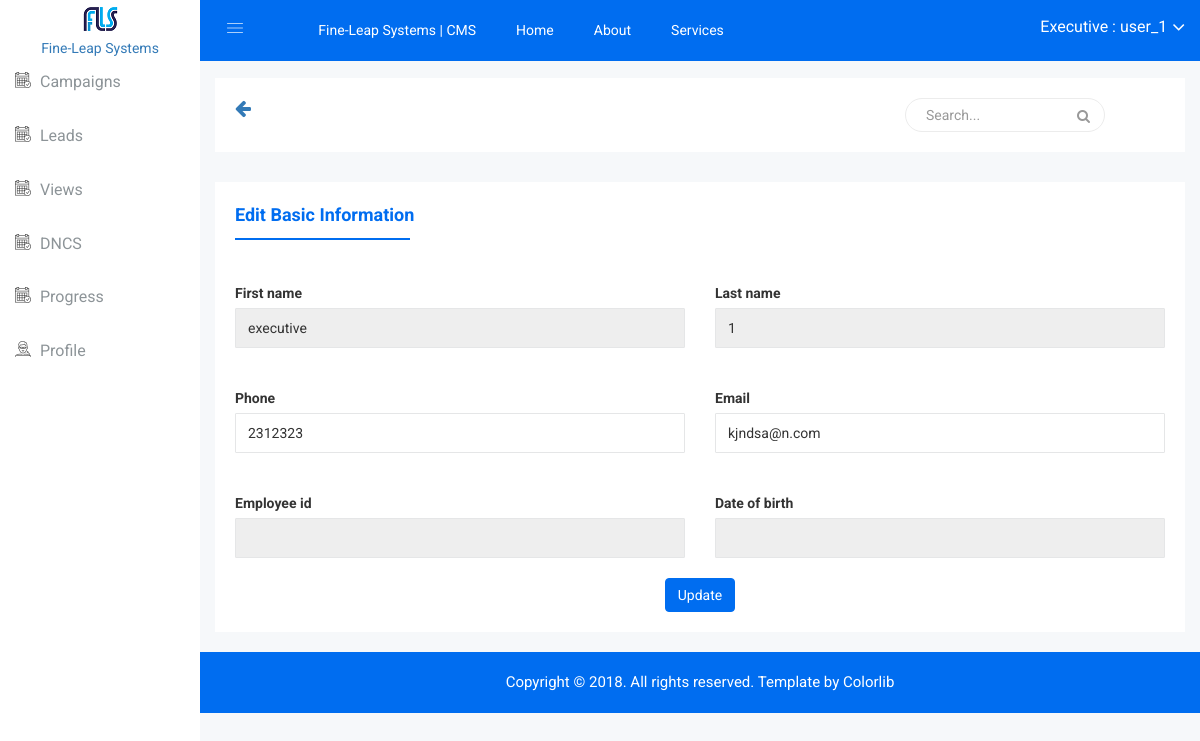
The page /profile/update/ (signed in) on the database its author committed.
### portal/models.py (models this page shows, shortened)
class Executive(models.Model):
    user = models.OneToOneField(User_Model, on_delete=models.PROTECT)
    first_name = models.CharField(max_length=32, blank=True)
    last_name = models.CharField(max_length=32, blank=True)
    email = models.EmailField(blank=True)
    phone = models.CharField(max_length=13, blank=True)
    employee_id = models.CharField(max_length=12, blank=True)
    date_of_birth = models.DateField(blank=True, null=True)
    details = models.TextField(blank=True)
    @property
    def get_display_text(self):
        if self.first_name:
            return self.first_name
        else:
            return self.user.username

### portal/views.py (the view, shortened to what this page needs)
# urls.py: url(r'^profile/update/$', views.ProfileUpdateView.as_view(), name='profile_update'),
class ProfileUpdateView(LoginRequiredMixin, UpdateView):
    model = Executive
    form_class = ProfileUpdateForm
    template_name = "portal/profile_update.html"
    success_url = reverse_lazy("portal:profile_update")
    def get_object(self, queryset=None):
        return self.request.user.executive

### portal/forms.py
class ProfileUpdateForm(forms.ModelForm):
    first_name = forms.CharField(disabled=True, required=False)
    last_name = forms.CharField(disabled=True, required=False)
    date_of_birth = forms.DateField(disabled=True, required=False)
    employee_id = forms.CharField(disabled=True, required=False)
    class Meta:
        model = Executive
        fields = ('first_name', 'last_name', 'email', 'phone', 'date_of_birth', 'employee_id')

### portal/templates/portal/profile_update.html (shortened to what this page needs)
{% extends "portal/base.html" %}
{% load crispy_forms_tags %}
{% block content %}
        <div class="single-pro-review-area mt-t-30 mg-b-15">
            <div class="container-fluid">
                <div class="row">
                    <div class="col-lg-12 col-md-12 col-sm-12 col-xs-12">
                        <div class="product-payment-inner-st">
                            <ul id="myTabedu1" class="tab-review-design">
                                <li class="active"><a href="#description">Edit Basic Information</a></li>
                            </ul>
                            <div id="myTabContent" class="tab-content custom-product-edit">
                                <div class="product-tab-list tab-pane fade active in" id="description">
                                    <div class="row">
                                        <div class="col-lg-12 col-md-12 col-sm-12 col-xs-12">
                                            <div class="review-content-section">
                                                <div id="dropzone1" class="pro-ad">
                                                    <form method="post" class="dropzone dropzone-custom needsclick add-professors" id="demo1-upload">
                                                        <div class="row">
                                                            <div class="form-group col-lg-6">
                                                                {{ form.first_name|as_crispy_field }}
                                                            </div>
                                                            <div class="form-group col-lg-6">
                                                                {{ form.last_name|as_crispy_field }}
                                                            </div>
                                                            <div class="form-group col-lg-6">
                                                                {{ form.phone|as_crispy_field }}
                                                            </div>
                                                            <div class="form-group col-lg-6">
                                                                {{ form.email|as_crispy_field }}
                                                            </div>
                                                            <div class="form-group col-lg-6">
                                                                {{ form.employee_id|as_crispy_field }}
                                                            </div>
                                                            <div class="form-group col-lg-6">
                                                                {{ form.date_of_birth|as_crispy_field }}
                                                            </div>
                                                        </div>
                                                        <div class="row">
                                                            <div class="col-lg-12">
                                                                <div class="payment-adress">
                                                                    <button type="submit" class="btn btn-primary waves-effect waves-light">Update</button>
                                                                </div>
                                                            </div>
                                                        </div>
                                                    </form>
                                                </div>
                                            </div>
                                        </div>
                                    </div>
                                </div>
                            </div>
                        </div>
                    </div>
                </div>
            </div>
        </div>
{% endblock %}

### portal/templates/portal/header.html (shortened to what this page needs)
    {% load static %}
    <div class="container-fluid">
        <div class="row">
            <div class="col-lg-12 col-md-12 col-sm-12 col-xs-12">
                <div class="logo-pro">
                    <a href="index.html"><img class="main-logo" src="{% static "img/logo/logosn.png" %}" alt="" /></a>
                </div>
            </div>
        </div>
    </div>
<br>
    <div class="header-advance-area">
        <div class="header-top-area">
            <div class="container-fluid">
                <div class="row">
                    <div class="col-lg-12 col-md-12 col-sm-12 col-xs-12">
                        <div class="header-top-wraper">
                            <div class="row">
                                <div class="col-lg-1 col-md-0 col-sm-1 col-xs-12">
                                    <div class="menu-switcher-pro">
                                        <button type="button" id="sidebarCollapse" class="btn bar-button-pro header-drl-controller-btn btn-info navbar-btn">
                                                <i class="educate-icon educate-nav"></i>
                                            </button>
                                    </div>
                                </div>
                                <div class="col-lg-6 col-md-7 col-sm-6 col-xs-12">
                                    <div class="header-top-menu tabl-d-n">
                                        <ul class="nav navbar-nav mai-top-nav">
                                            <li class="nav-item"><a href="{% url "portal:home" %}">Fine-Leap Systems | CMS</a></li>
                                            <li class="nav-item"><a href="{% url "portal:home" %}" class="nav-link">Home</a>
                                            </li>
                                            <li class="nav-item"><a href="#" class="nav-link">About</a>
                                            </li>
                                            <li class="nav-item"><a href="#" class="nav-link">Services</a>
                                            </li>
                                        </ul>
                                    </div>
                                </div>
                                <div class="col-lg-5 col-md-5 col-sm-12 col-xs-12">
                                    <div class="header-right-info">
                                        <ul class="nav navbar-nav mai-top-nav header-right-menu">
                                            <li class="nav-item">
                                                <a href="#" data-toggle="dropdown" role="button" aria-expanded="false" class="nav-link dropdown-toggle">
                                                    <span class="admin-name">Executive : {{ user.username }}</span>
                                                    <i class="fa fa-angle-down edu-icon edu-down-arrow"></i>
                                                </a>
                                            </li>
                                        </ul>
                                    </div>
                                </div>
                            </div>
                        </div>
                    </div>
                </div>
            </div>
        </div>
        <div class="breadcome-area">
            <div class="container-fluid">
                <div class="row">
                    <div class="col-lg-12 col-md-12 col-sm-12 col-xs-12">
                        <div class="breadcome-list">
                            <div class="row">
                                <div class="col-lg-5 col-md-5 col-sm-5 col-xs-2">
                                    <a class="float-left" onClick="javascript:history.go(-1);"><i class="fa fa-arrow-left fa-lg"></i></a>
                                </div>
                                <div class="col-lg-6 col-md-6 col-sm-6 col-xs-10">
                                    <div class="breadcome-heading" style="float: right!important;">
                                        <form role="search" class="sr-input-func">
                                            <input type="text" placeholder="Search..." class="search-int form-control">
                                            <a href="#"><i class="fa fa-search"></i></a>
                                        </form>
                                    </div>
                                </div>
                            </div>
                        </div>
                    </div>
                </div>
            </div>
        </div>
    </div>

### portal/static/css/main.css (style rules this page uses)
html { color: #222; font-size: 1em; line-height: 1.4; }

### portal/static/css/crm_custom.css (style rules this page uses)
.btn-primary { background-color: #006DF0!important; }

### rows shown on the page
Executive: first_name "executive", last_name "1", phone "2312323", email "kjndsa@n.com"

### other values the page prints
{{ user.username }} "user_1"
